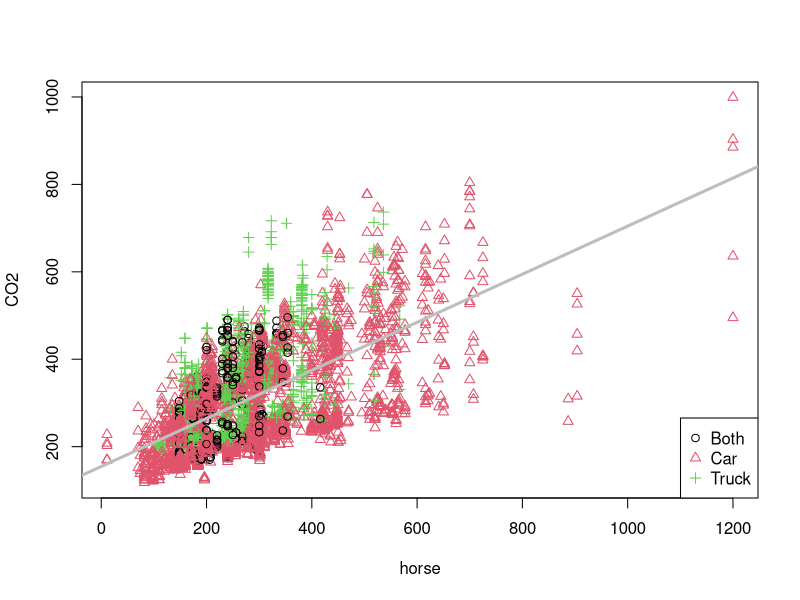
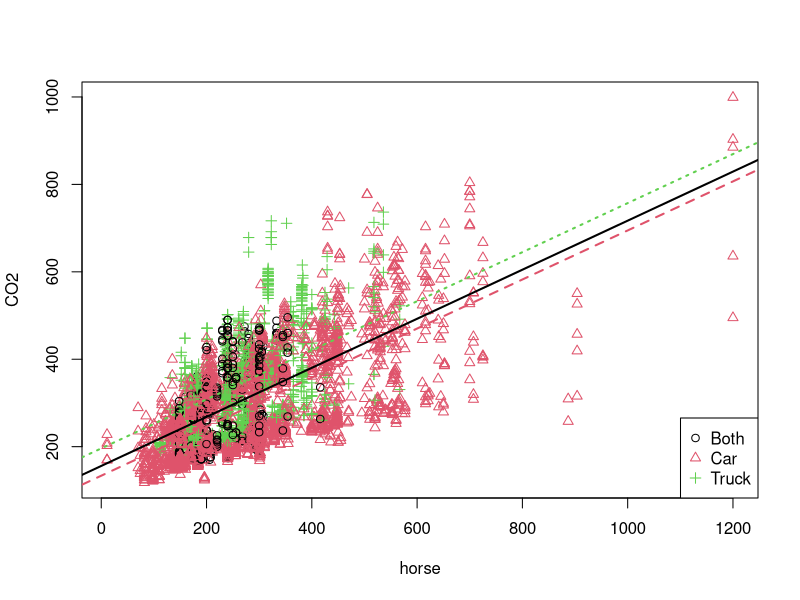
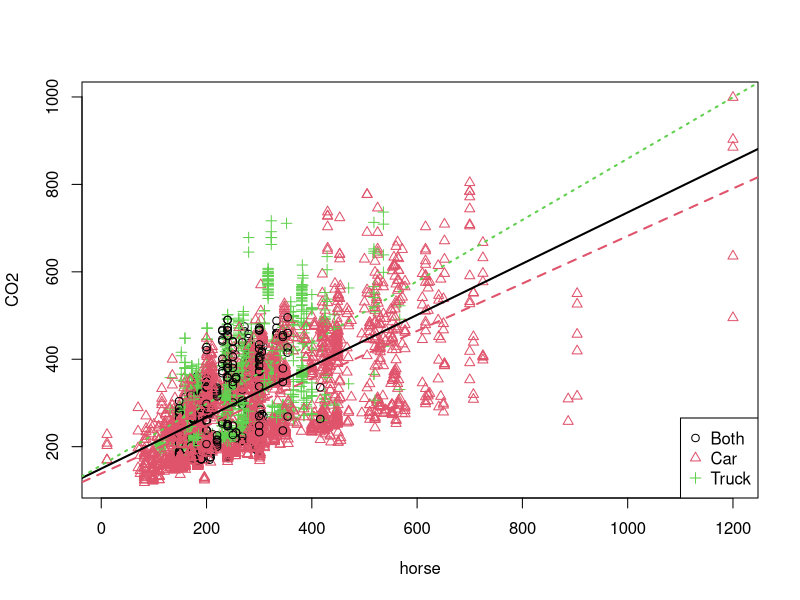

Write the R code that produced these figures, in order.
## ---- chunk 1
options(scipen = 1, digits = 4, width = 80)
## ---- chunk 2
library(readr)
epa2015_data = read_csv("epa2015.csv")
#str(epa2015_data)
if (!is.factor(epa2015_data$type))
  epa2015_data$type = as.factor(epa2015_data$type)
## ---- chunk 3
plot(CO2 ~ horse, data = epa2015_data, col = as.numeric(type), pch = as.numeric(type))
legend("bottomright", levels(epa2015_data$type), col = 1:nlevels(epa2015_data$type), 
       pch = 1:nlevels(epa2015_data$type))
epa2015_sim = lm(CO2 ~ horse, data = epa2015_data)
abline(epa2015_sim, lwd = 3, col = "grey")

value = predict(epa2015_sim, interval = c("prediction"), level = 0.99, newdata = data.frame(horse = 148, type = "Both"))
## ---- chunk 4
plot(CO2 ~ horse, data = epa2015_data, col = as.numeric(type), pch = as.numeric(type))
legend("bottomright", levels(epa2015_data$type), col = 1: nlevels(epa2015_data$type),
       pch = 1:nlevels(epa2015_data$type))
epa2015_add = lm(CO2 ~ horse + type, data = epa2015_data)

int_both    = coef(epa2015_add)[1]
int_car     = coef(epa2015_add)[1] + coef(epa2015_add)["typeCar"]
int_truck   = coef(epa2015_add)[1] + coef(epa2015_add)["typeTruck"]
slope_both  = coef(epa2015_add)["horse"]
slope_car   = coef(epa2015_add)["horse"]
slope_truck = coef(epa2015_add)["horse"]

abline(int_both, slope_both, col = 1, lty = 1, lwd = 2)
abline(int_car, slope_car, col = 2, lty = 2, lwd = 2)
abline(int_truck, slope_truck, col = 3, lty = 3, lwd = 2)

value = predict(epa2015_add, interval = c("prediction"), level = 0.99, newdata = data.frame(horse = 148, type = "Both"))
## ---- chunk 5
plot(CO2 ~ horse, data = epa2015_data, col = as.numeric(type), pch = as.numeric(type))
legend("bottomright", levels(epa2015_data$type), col = 1: nlevels(epa2015_data$type),
       pch = 1:nlevels(epa2015_data$type))
epa2015_int = lm(CO2 ~ horse * type, data = epa2015_data)

int_both    = coef(epa2015_int)[1]
int_car     = coef(epa2015_int)[1] + coef(epa2015_int)["typeCar"]
int_truck   = coef(epa2015_int)[1] + coef(epa2015_int)["typeTruck"]
slope_both  = coef(epa2015_int)["horse"]
slope_car   = coef(epa2015_int)["horse"] + coef(epa2015_int)["horse:typeCar"]
slope_truck = coef(epa2015_int)["horse"] + coef(epa2015_int)["horse:typeTruck"]

abline(int_both, slope_both, col = 1, lty = 1, lwd = 2)
abline(int_car, slope_car, col = 2, lty = 2, lwd = 2)
abline(int_truck, slope_truck, col = 3, lty = 3, lwd = 2)

value = predict(epa2015_int, interval = c("prediction"), level = 0.99, newdata = data.frame(horse = 148, type = "Both"))
## ---- chunk 6
(result = anova(epa2015_add, epa2015_int))
## ---- chunk 7
hospital_data = read_csv("hospital.csv")
#str(hospital_data)
if (!is.factor(hospital_data$Care))
  hospital_data$Care = as.factor(hospital_data$Care)

if (!is.factor(hospital_data$Race))
  hospital_data$Race = as.factor(hospital_data$Race)

levels(hospital_data$Care)
levels(hospital_data$Race)
## ---- chunk 8
hospital_add = lm(Days ~ Charges + Pressure + Care + Race, data = hospital_data)
coef(hospital_add)
## ---- chunk 9
hospital_care_int = lm(Days ~ Charges + Pressure + Care + Race + Charges:Care + 
                         Pressure:Care, data = hospital_data)

anova(hospital_add, hospital_care_int)[2, "Pr(>F)"]
## ---- chunk 10
hospital_race_int = lm(Days ~ Charges + Pressure + Care + Race + Charges:Race + 
                         Pressure:Race, data = hospital_data)

anova(hospital_add, hospital_race_int)[2, "Pr(>F)"]
## ---- chunk 11
 (slope = coef(hospital_race_int)["Pressure"])
## ---- chunk 12
hospital_care_race_int = lm(Days ~ Charges + Pressure + Care + Race + Charges:Care + 
                              Pressure:Care + Charges:Race + Pressure:Race,
                            data = hospital_data)
(p_value = anova(hospital_race_int, hospital_care_race_int)[2, "Pr(>F)"])
## ---- chunk 13
fish_data = read_csv("fish.csv")

fish_smaller = lm(Weight ~ Length1 + HeightPct * WidthPct, data = fish_data)
## ---- chunk 14
fish_int = lm(Weight ~ Length1 * HeightPct * WidthPct, data = fish_data)

result = anova(fish_smaller, fish_int)
## ---- chunk 15
n = 20

sim_data = data.frame(
  groups = c(rep("A", n / 2), rep("B", n / 2)),
  values = rep(0, n))
str(sim_data)
## ---- chunk 16
sim_data$values = rnorm(n, mean = 5, sd = 2.2) # simulate response data
summary(lm(values ~ groups, data = sim_data))
t.test(values ~ groups, data = sim_data, var.equal = TRUE)
## ---- chunk 17
num_sims = 200
lm_t = rep(0, num_sims)
lm_p = rep(0, num_sims)
tt_t = rep(0, num_sims)
tt_p = rep(0, num_sims)
